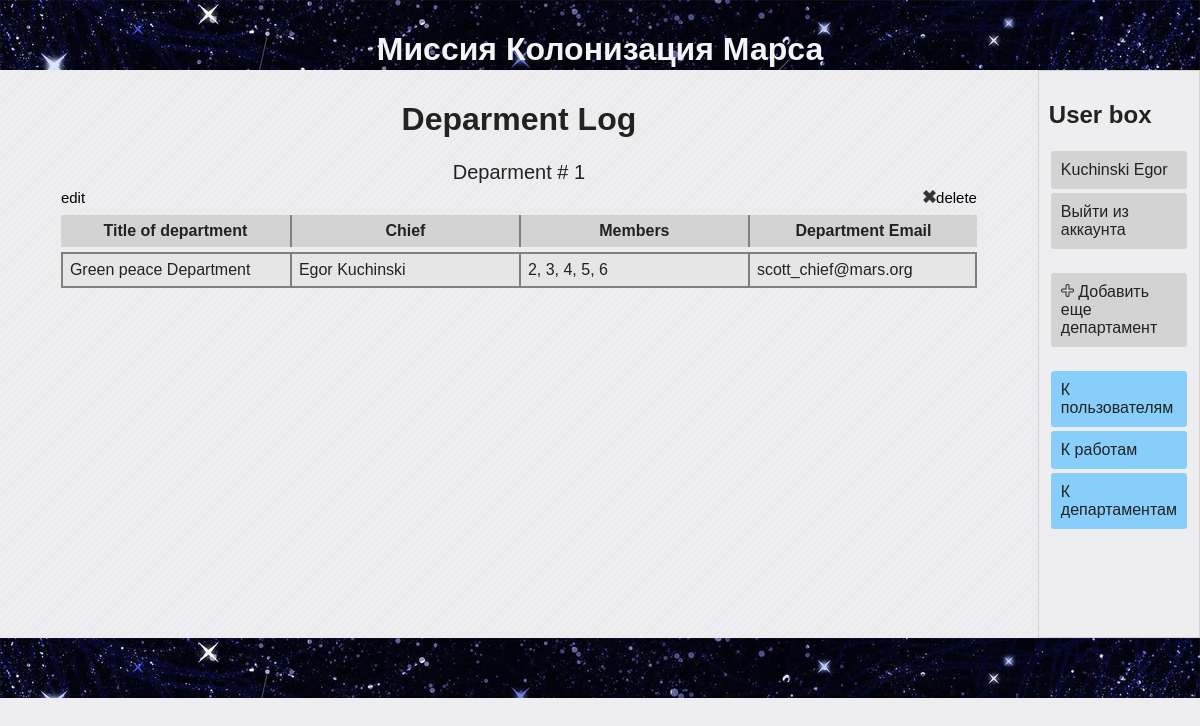
The page /departments (signed in) on the database its author committed.
### data/departments.py (models this page shows)
class Departments(SqlAlchemyBase, SerializerMixin):
    __tablename__ = 'departaments'
    id = sqlalchemy.Column(sqlalchemy.Integer,
                           primary_key=True, autoincrement=True)
    title = sqlalchemy.Column(sqlalchemy.String)
    chief = sqlalchemy.Column(sqlalchemy.Integer,
                              sqlalchemy.ForeignKey('users.id'))
    members = sqlalchemy.Column(sqlalchemy.String)
    email = sqlalchemy.Column(sqlalchemy.String,
                              unique=True)
    user = orm.relation('User')

### data/users.py (models this page shows, shortened)
class User(SqlAlchemyBase, UserMixin, SerializerMixin):
    __tablename__ = 'users'
    id = sqlalchemy.Column(sqlalchemy.Integer,
                           primary_key=True, autoincrement=True)
    surname = sqlalchemy.Column(sqlalchemy.String)
    name = sqlalchemy.Column(sqlalchemy.String)
    age = sqlalchemy.Column(sqlalchemy.Integer)
    hometown = sqlalchemy.Column(sqlalchemy.String)
    position = sqlalchemy.Column(sqlalchemy.String)
    speciality = sqlalchemy.Column(sqlalchemy.String)
    address = sqlalchemy.Column(sqlalchemy.String)
    email = sqlalchemy.Column(sqlalchemy.String,
                              index=True, unique=True)
    hashed_password = sqlalchemy.Column(sqlalchemy.String)
    modyfied_date = sqlalchemy.Column(sqlalchemy.DateTime,
                                      default=datetime.datetime.now)
    jobs = orm.relation("Jobs", back_populates='user')
    deps = orm.relation("Departments", back_populates='user')

### main.py (the view)
@app.route('/departments', methods=['GET', 'POST'])
def departments():
    session = db_session.create_session()
    departments = session.query(Departments).all()
    return render_template('departments_table.html', title='Departments table',
                           departments=departments)

### data/db_session.py (called while the page is built)
def create_session() -> Session:
    global __factory
    return __factory()

### main.py (called while the page is built)
@log_manager.user_loader
def load_user(user_id):
    session = db_session.create_session()
    return session.query(User).get(user_id)

### templates/departments_table.html
{% extends "base.html" %}
{% block content %}
    <h1 style="text-align: center;">Deparment Log</h1>
    {% for department in departments %}
        <table class="average-table">
            <caption>
                Deparment # {{ department.id }}
                {% if current_user.is_authenticated and (current_user == department.user or current_user.id == 1) %}
                    <div style="font-size: 15px;" class='flexbox flex_r_nowr flex_jcspacebetween_aicenter'>
                        <a href="/departments_add/{{ department.id }}">
                            <img src="/static/img/edit_icon1.png" alt="" width='13px'>edit</a>
                        <a href="/departments_del/{{ department.id }}">
                            <img src="/static/img/delete_icon1.png" alt="" width="13px">delete</a>
                    </div>
                {% endif %}
            </caption>
            <thead>
                <th>Title of department</th>
                <th>Chief</th>
                <th>Members</th>
                <th>Department Email</th>
            </thead>
            <tbody>
                <tr>
                    <td>{{ department.title }}</td>
                    <td>{{ department.user.name }} {{ department.user.surname }}</td>
                    <td>{{ department.members }}</td>
                    <td>{{ department.email }}</td>
                </tr>
            </tbody>
        </table>
    {% endfor %}
{% endblock %}
{% block userbox %}
    {% if current_user.is_authenticated %}
        <div class="flexbox flex_c_nowr">
            <a href="/departments_add" class='btn'>
                <img src="/static/img/add_icon1.png" alt="" height="13px"> Добавить еще департамент</a>
        </div>
    {% endif %}
{% endblock %}

### templates/base.html (shortened to what this page needs)
<!DOCTYPE html>
<html lang="en">
<head>
    <link rel="stylesheet" href="/static/css/style.css">
</head>
<body>
    <header class="page-header">
        <h1>Миссия Колонизация Марса</h1>
    </header>
    <main class="flexbox flex_r_nowr">
        <div class='main_content'>
            {% block content %}{% endblock %}
        </div>
        <div class='user_box flexbox flex_c_nowr'>
            <h2>User box</h2>
            <div class="flexbox flex_c_nowr">
                {% if current_user.is_authenticated %}
                    <a class="btn" href="/home/{{ current_user.id }}">{{ current_user.surname }} {{current_user.name }}</a>
                    <a class="btn" href="/logout">Выйти из аккаунта</a>
                {% else %}
                    <a class="btn" href="/register">Зарегистрироваться</>
                    <a class="btn" href="/login">Войти</a>
                {% endif %}
            </div>
            {% block userbox %}{% endblock %}
            <div class="flexbox flex_c_nowr usernav">
                <a href="/users" class="btn">К пользователям</a>
                <a href="/" class="btn">К работам</a>
                <a href="/departments" class="btn">К департаментам</a>
            </div>
        </div>
    </main>
    <footer class="page-footer"></footer>
</body>
</html>

### static/css/style.css (style rules this page uses)
body { background-color: #eeeef1; color: #222222; font-family: "Verdana", sans-serif; margin: 0; padding: 0; }
main { min-height: 568px; }
a { color: #000000; text-decoration: none; }
.page-header { background-color: #222244; background-image: url("../img/h2_bkgr.jpeg"); color: #f2f4f6; padding: 10px; height: 50px; text-align: center; }
.page-footer { background-color: #222244; background-image: url("../img/h2_bkgr.jpeg"); color: #f2f4f6; height: 40px; padding: 10px; text-align: center; }
.btn { display: block; background: lightgray; padding: 10px; margin: 2px; color: #222222; text-decoration: none; border-radius: 3px; }
.flexbox { display: flex; }
.flex_r_nowr { flex-flow: row nowrap; }
.flex_c_nowr { flex-flow: column nowrap; }
.flex_jcspacebetween_aicenter { justify-content: space-between; align-items: center; }
.user_box { border: 1px solid lightgray; padding: 10px; width: 12%; background-color: f2f4f6; }
.user_box .flexbox { margin-bottom: 20px; }
.usernav .btn { background-color: lightskyblue; }
.main_content { padding: 10px; width: 88%; }
.average-table { border-spacing: 0px 5px; margin: auto; margin-top: 20px; margin-bottom: 20px; table-layout: fixed; width: 90%; }
.average-table caption { font-size: 20px; line-height: 25px; }
.average-table th { background-color: lightgrey; border-left: 2px solid gray; padding: 7px; }
.average-table th:first-child { border-left: none; }
.average-table td { background-color: rgb(230, 230, 230); border: 2px solid gray; border-right: none; padding: 7px; }
.average-table td:last-child { border-right: 2px solid gray; }

### rows shown on the page
Departments: id "1", title "Green peace Department", user.name "Egor", user.surname "Kuchinski", members "2, 3, 4, 5, 6", email "scott_chief@mars.org"
User: surname "Kuchinski", name "Egor"
